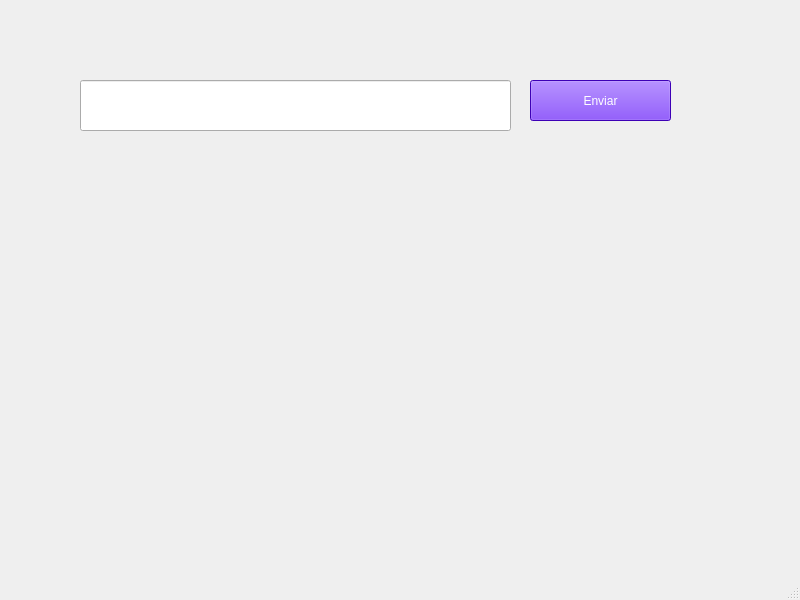
<?xml version="1.0" encoding="UTF-8"?>
<ui version="4.0">
 <class>MainWindow</class>
 <widget class="QMainWindow" name="MainWindow">
  <property name="geometry">
   <rect>
    <x>0</x>
    <y>0</y>
    <width>800</width>
    <height>600</height>
   </rect>
  </property>
  <property name="windowTitle">
   <string>MainWindow</string>
  </property>
  <widget class="QWidget" name="centralwidget">
   <widget class="QLineEdit" name="lineEdit">
    <property name="geometry">
     <rect>
      <x>80</x>
      <y>80</y>
      <width>431</width>
      <height>51</height>
     </rect>
    </property>
    <property name="styleSheet">
     <string notr="true">font: 18pt &quot;Verdana&quot;;</string>
    </property>
   </widget>
   <widget class="QPushButton" name="pushButton">
    <property name="geometry">
     <rect>
      <x>530</x>
      <y>80</y>
      <width>141</width>
      <height>41</height>
     </rect>
    </property>
    <property name="styleSheet">
     <string notr="true">background-color: rgb(85, 0, 255);
alternate-background-color: rgb(85, 0, 255);
color: rgb(255, 255, 255);
font: 75 18pt &quot;Verdana&quot;;</string>
    </property>
    <property name="text">
     <string>Enviar</string>
    </property>
   </widget>
  </widget>
  <widget class="QMenuBar" name="menubar">
   <property name="geometry">
    <rect>
     <x>0</x>
     <y>0</y>
     <width>800</width>
     <height>26</height>
    </rect>
   </property>
  </widget>
  <widget class="QStatusBar" name="statusbar"/>
 </widget>
 <resources/>
 <connections/>
</ui>
